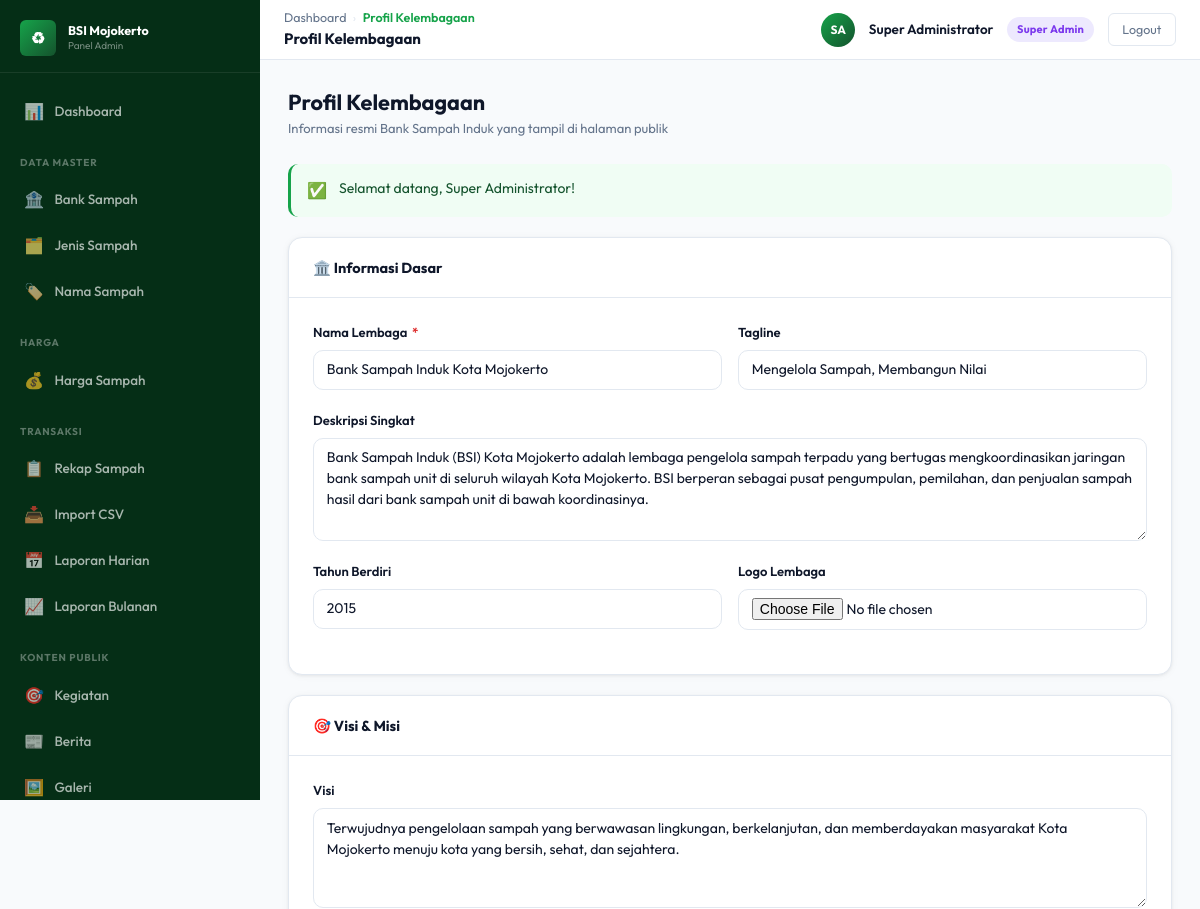
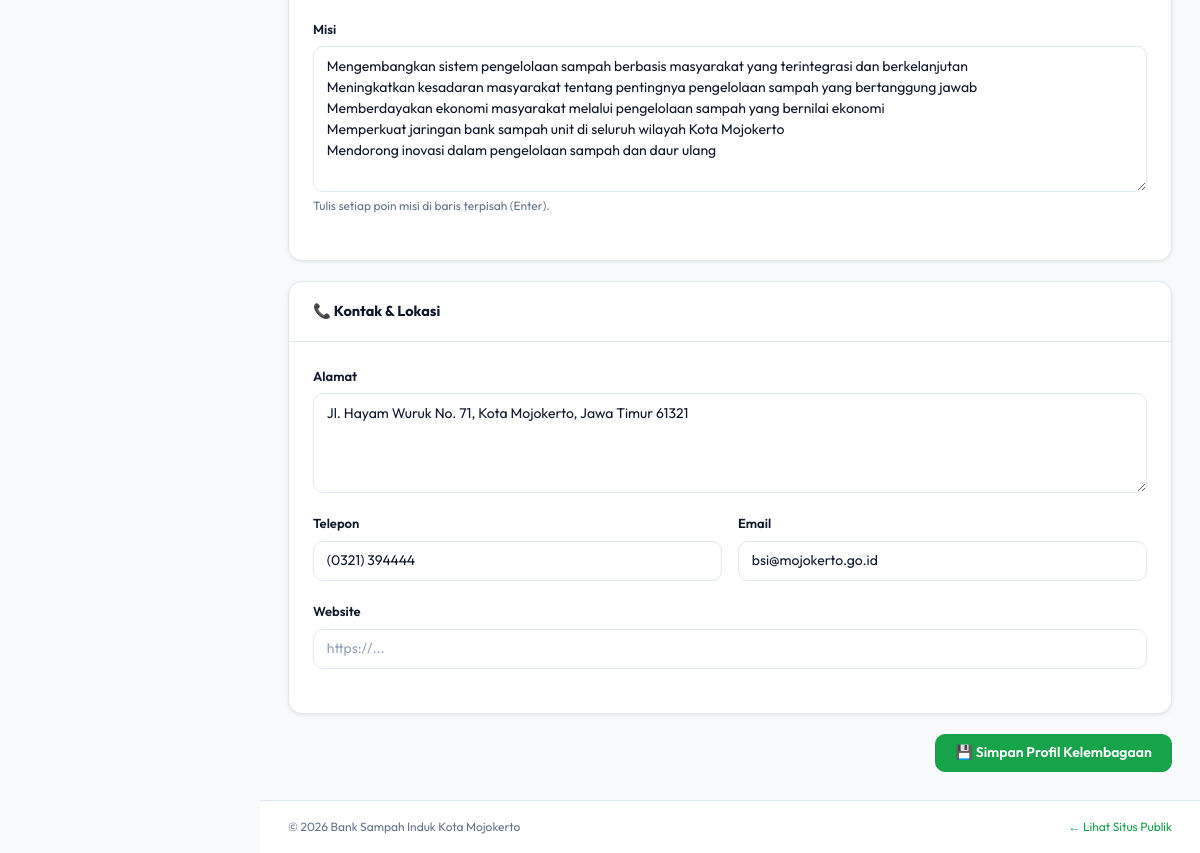
The page /admin/kelembagaan/profil.php (signed in) on the database its author committed (2 pictures, top to bottom).
### tables this page shows
CREATE TABLE `profil_kelembagaan` (
  `id` int UNSIGNED NOT NULL,
  `nama_lembaga` varchar(200) NOT NULL DEFAULT 'Bank Sampah Induk Kota Mojokerto',
  `tagline` varchar(255) DEFAULT NULL,
  `deskripsi` text,
  `visi` text,
  `misi` text,
  `alamat` text,
  `telepon` varchar(20) DEFAULT NULL,
  `email` varchar(100) DEFAULT NULL,
  `website` varchar(255) DEFAULT NULL,
  `tahun_berdiri` year DEFAULT NULL,
  `logo` varchar(255) DEFAULT NULL
);

### core/Database.php (called while the page is built, shortened)
<?php
class Database
{
    private static ?PDO $instance = null;
    public static function getInstance(): PDO
    {
        if (self::$instance === null) {
            $dsn = sprintf(
                'mysql:host=%s;port=%s;dbname=%s;charset=utf8mb4',
                DB_HOST, DB_PORT, DB_NAME
            );
            self::$instance = new PDO($dsn, DB_USER, DB_PASS, [
                PDO::ATTR_ERRMODE            => PDO::ERRMODE_EXCEPTION,
                PDO::ATTR_DEFAULT_FETCH_MODE => PDO::FETCH_ASSOC,
                PDO::ATTR_EMULATE_PREPARES   => false,
                PDO::MYSQL_ATTR_INIT_COMMAND => "SET NAMES utf8mb4 COLLATE utf8mb4_unicode_ci",
            ]);
        }
        return self::$instance;
    }
    public static function queryOne(string $sql, array $params = []): array|false
    {
        $stmt = self::getInstance()->prepare($sql);
        $stmt->execute($params);
        return $stmt->fetch();
    }
}

### models/ProfilModel.php (called while the page is built, shortened)
<?php
require_once dirname(__DIR__) . '/config/database.php';
function profil_get(): array {
    $row = Database::queryOne("SELECT * FROM profil_kelembagaan WHERE id = 1 LIMIT 1");
    return $row ?: ['id'=>1,'nama_lembaga'=>APP_NAME,'tagline'=>'','deskripsi'=>'','visi'=>'','misi'=>'','alamat'=>'','telepon'=>'','email'=>'','website'=>'','tahun_berdiri'=>'','logo'=>''];
}

### admin/kelembagaan/profil.php (the view, shortened to what this page needs)
<?php
require_once dirname(__DIR__, 2) . '/config/database.php';
require_once dirname(__DIR__, 2) . '/core/Helper.php';
require_once dirname(__DIR__, 2) . '/models/ProfilModel.php';
$profil        = profil_get();
require_once dirname(__DIR__, 2) . '/templates/admin/header.php';
require_once dirname(__DIR__, 2) . '/templates/admin/sidebar.php';
require_once dirname(__DIR__, 2) . '/templates/admin/topbar.php';
?>
<div class="page-header">
    <div>
        <h1 class="page-title">Profil Kelembagaan</h1>
        <p class="page-subtitle">Informasi resmi Bank Sampah Induk yang tampil di halaman publik</p>
    </div>
</div>
<?php require_once dirname(__DIR__, 2) . '/templates/admin/flash.php' ?>
<form method="POST" action="proses-profil.php" enctype="multipart/form-data">
    <div class="form-card" style="margin-bottom:1.25rem;">
        <div class="form-card-header"><span class="form-card-title">🏛️ Informasi Dasar</span></div>
        <div class="form-card-body">
            <div class="form-row">
                <div class="form-group">
                    <label class="form-label">Nama Lembaga <span class="required">*</span></label>
                    <input type="text" name="nama_lembaga" class="form-control" required maxlength="200"
                           value="<?= e($profil['nama_lembaga']) ?>">
                </div>
                <div class="form-group">
                    <label class="form-label">Tagline</label>
                    <input type="text" name="tagline" class="form-control" maxlength="255"
                           value="<?= e($profil['tagline']) ?>"
                           placeholder="Slogan singkat lembaga...">
                </div>
            </div>
            <div class="form-group">
                <label class="form-label">Deskripsi Singkat</label>
                <textarea name="deskripsi" class="form-control" rows="4"
                          placeholder="Deskripsi umum tentang lembaga..."><?= e($profil['deskripsi']) ?></textarea>
            </div>
            <div class="form-row">
                <div class="form-group">
                    <label class="form-label">Tahun Berdiri</label>
                    <input type="number" name="tahun_berdiri" class="form-control"
                           min="1990" max="<?= date('Y') ?>"
                           value="<?= e($profil['tahun_berdiri']) ?>">
                </div>
                <div class="form-group">
                    <label class="form-label">Logo Lembaga</label>
                    <input type="file" name="logo" class="form-control"
                           accept=".jpg,.jpeg,.png,.webp"
                           onchange="previewUpload(this,'preview-logo')">
                </div>
            </div>
        </div>
    </div>
    <div class="form-card" style="margin-bottom:1.25rem;">
        <div class="form-card-header"><span class="form-card-title">🎯 Visi &amp; Misi</span></div>
        <div class="form-card-body">
            <div class="form-group">
                <label class="form-label">Visi</label>
                <textarea name="visi" class="form-control" rows="3"
                          placeholder="Pernyataan visi lembaga..."><?= e($profil['visi']) ?></textarea>
            </div>
            <div class="form-group">
                <label class="form-label">Misi</label>
                <textarea name="misi" class="form-control" rows="6"
                          placeholder="Tulis setiap poin misi di baris baru..."><?= e($profil['misi']) ?></textarea>
                <p class="form-hint">Tulis setiap poin misi di baris terpisah (Enter).</p>
            </div>
        </div>
    </div>
    <div class="form-card" style="margin-bottom:1.25rem;">
        <div class="form-card-header"><span class="form-card-title">📞 Kontak &amp; Lokasi</span></div>
        <div class="form-card-body">
            <div class="form-group">
                <label class="form-label">Alamat</label>
                <textarea name="alamat" class="form-control" rows="2"><?= e($profil['alamat']) ?></textarea>
            </div>
            <div class="form-row">
                <div class="form-group">
                    <label class="form-label">Telepon</label>
                    <input type="text" name="telepon" class="form-control" maxlength="20"
                           value="<?= e($profil['telepon']) ?>" placeholder="(0321) xxxxxx">
                </div>
                <div class="form-group">
                    <label class="form-label">Email</label>
                    <input type="email" name="email" class="form-control" maxlength="100"
                           value="<?= e($profil['email']) ?>">
                </div>
            </div>
            <div class="form-group">
                <label class="form-label">Website</label>
                <input type="url" name="website" class="form-control" maxlength="255"
                       value="<?= e($profil['website']) ?>" placeholder="https://...">
            </div>
        </div>
    </div>
    <div style="display:flex;justify-content:flex-end;gap:.75rem;">
        <button type="submit" class="btn btn-primary">💾 Simpan Profil Kelembagaan</button>
    </div>
</form>
<?php require_once dirname(__DIR__, 2) . '/templates/admin/footer.php' ?>

### assets/css/variables.css (style rules this page uses)
:root { --color-primary: #16a34a; --color-primary-dark: #052e16; --color-primary-mid: #14532d; --color-primary-light: #dcfce7; --color-primary-pale: #f0fdf4; --color-primary-accent: #4ade80; --color-bg: #f8fafc; --color-surface: #ffffff; --color-border: #e2e8f0; --color-border-light: #f1f5f9; --color-text: #0f172a; --color-text-muted: #64748b; --color-text-light: #94a3b8; --color-danger: #dc2626; --color-danger-light: #fee2e2; --color-warning: #d97706; --color-warning-light: #fef3c7; --color-info: #2563eb; --color-info-light: #dbeafe; --color-purple: #7c3aed; --color-purple-light: #ede9fe; --font-display: 'Playfair Display', Georgia, serif; --font-body: 'Outfit', 'Segoe UI', system-ui, sans-serif; --font-mono: 'JetBrains Mono', 'Courier New', monospace; --radius-sm: 6px; --radius: 10px; --radius-md: 14px; --radius-lg: 20px; --radius-xl: 28px; --shadow-sm: 0 1px 3px rgba(0,0,0,.06), 0 1px 8px rgba(0,0,0,.04); --shadow: 0 2px 8px rgba(0,0,0,.08), 0 4px 16px rgba(0,0,0,.06); --shadow-md: 0 4px 24px rgba(0,0,0,.10); --shadow-lg: 0 12px 48px rgba(0,0,0,.14); --sidebar-width: 260px; --topbar-height: 60px; --transition: all 0.18s ease; --transition-fast: all 0.1s ease; }

### assets/css/components.css (style rules this page uses)
.btn { display: inline-flex; align-items: center; gap: 0.4rem; font-family: var(--font-body); font-weight: 600; font-size: 14px; padding: 0.5rem 1.2rem; border-radius: var(--radius); border: 1.5px solid transparent; cursor: pointer; transition: var(--transition); text-decoration: none; white-space: nowrap; user-select: none; line-height: 1.4; }
.btn-primary { background-color: var(--color-primary); color: #ffffff; border-color: var(--color-primary); }
.form-group { margin-bottom: 1.25rem; }
.form-label { display: block; font-size: 13px; font-weight: 600; color: var(--color-text); margin-bottom: 6px; }
.form-label .required { color: var(--color-danger); margin-left: 2px; }
.form-control { display: block; width: 100%; padding: 0.55rem 0.8rem; border: 1.5px solid var(--color-border); border-radius: var(--radius); font-size: 14px; font-family: var(--font-body); color: var(--color-text); background-color: var(--color-surface); transition: border-color 0.15s, box-shadow 0.15s; line-height: 1.5; }
.form-control::placeholder { color: var(--color-text-light); }
.form-hint { font-size: 12px; color: var(--color-text-muted); margin-top: 4px; }
textarea.form-control { resize: vertical; min-height: 100px; }
.form-row { display: grid; grid-template-columns: 1fr 1fr; gap: 1rem; }

### assets/css/admin.css (style rules this page uses)
.admin-body { background-color: var(--color-bg); min-height: 100vh; }
.page-header { display: flex; align-items: center; justify-content: space-between; gap: 1rem; margin-bottom: 1.5rem; flex-wrap: wrap; }
.page-title { font-size: 1.35rem; font-weight: 700; color: var(--color-text); }
.page-subtitle { font-size: 13px; color: var(--color-text-muted); margin-top: 2px; font-weight: 400; }
.form-card { background: var(--color-surface); border-radius: var(--radius-md); border: 1px solid var(--color-border); box-shadow: var(--shadow-sm); overflow: hidden; }
.form-card-header { padding: 1.1rem 1.5rem; border-bottom: 1px solid var(--color-border); display: flex; align-items: center; justify-content: space-between; gap: 1rem; position: relative; z-index: 1; }
.form-card-title { font-size: 14.5px; font-weight: 700; color: var(--color-text); }
.form-card-body { padding: 1.5rem; }

### rows shown on the page
profil_kelembagaan: nama_lembaga "Bank Sampah Induk Kota Mojokerto", tagline "Mengelola Sampah, Membangun Nilai", deskripsi "Bank Sampah Induk (BSI) Kota Mojokerto adalah lembaga pengelola sampah terpadu yang bertugas mengkoordinasikan jaringan bank sampah unit di seluruh wilayah Kota Mojokerto. BSI berperan sebagai pusat pengumpulan, pemilahan, dan penjualan sampah hasil dari bank sampah unit di bawah koordinasinya.", tahun_berdiri "2015", visi "Terwujudnya pengelolaan sampah yang berwawasan lingkungan, berkelanjutan, dan memberdayakan masyarakat Kota Mojokerto menuju kota yang bersih, sehat, dan sejahtera.", misi "Mengembangkan sistem pengelolaan sampah berbasis masyarakat yang terintegrasi dan berkelanjutan Meningkatkan kesadaran masyarakat tentang pentingnya pengelolaan sampah yang bertanggung jawab Memberdayakan ekonomi masyarakat melalui pengelolaan sampah yang bernilai ekonomi Memperkuat jaringan bank sampah unit di seluruh wilayah Kota Mojokerto Mendorong inovasi dalam pengelolaan sampah dan daur ulang", alamat "Jl. Hayam Wuruk No. 71, Kota Mojokerto, Jawa Timur 61321", telepon "(0321) 394444", email "bsi@mojokerto.go.id"

### other values the page prints
$crumb['label'] "Profil Kelembagaan"
$topbarTitle "Profil Kelembagaan"
$initials "SA"
$userName "Super Administrator"
$d['label'] "Super Admin"
$icon "✅"
$flash['message'] "Selamat datang, Super Administrator!"
APP_NAME "Bank Sampah Induk Kota Mojokerto"
